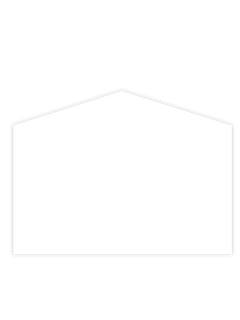
#> input picture assets/processed/summary/back-short.png, 240 x 320 px, given in place of intro-0.png, which was not available
$ python generate_summary_assets.py
#> lines starting #> are read from the running program, lines starting #| are printed output that depends on the picture; pictures that were not available may be replaced by others from this repository, and a replacement may not be noted
### tools/image_lzss.py
"""Lossless 4KiB-window image byte stream; no runtime allocation or library dependency.

Groups contain a flags byte followed by up to 8 tokens (low bit first).
0 = literal byte. 1 = LE16 match: 12 bits distance-1, 4 bits length-3.
Length 18 has an extra byte (0..255), allowing a 273-byte match.
"""
from collections import defaultdict, deque

# Set only by generate_asset_pack.py, which regenerates all descriptors together.
archive = None
archive_entries = []


def image_bytes(image):
    """Crop without changing RGB565 or 8-bit coverage at any visible pixel."""
    import numpy as np
    image = image.convert('RGBA')
#> image is the input picture: PIL image 240x320 RGBA; mean R, G, B, A 107.3, 107.3, 107.3, 106.3
    box = image.getbbox()
#> box = (9, 87, 236, 259)
    if box is None:
        raise ValueError('Empty asset')
    rgba = np.asarray(image.crop(box), dtype=np.uint16)
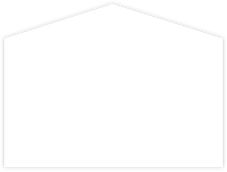
#> rgba: shape (172, 227, 4) uint16; mean R, G, B, A 211.1, 211.1, 211.1, 209.2; transparent parts drawn white
    rgb = ((rgba[:, :, 0] >> 3) << 11) | ((rgba[:, :, 1] >> 2) << 5) | (rgba[:, :, 2] >> 3)
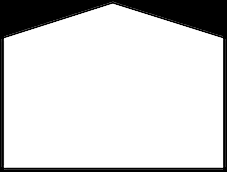
#> rgb: shape (172, 227) uint16; min 0, max 65535, mean 54253.6; drawn with min black and max white
    rgb[rgba[:, :, 3] == 0] = 0
    raw = np.stack((rgb & 255, rgb >> 8, rgba[:, :, 3]), axis=2).astype('uint8').tobytes()
    return box, raw


def image_cpp(name, image, numbers):
    box, raw = image_bytes(image)
#> box = (9, 87, 236, 259)
    packed = compress(raw)
    assert decompress(packed, len(raw)) == raw
    x, y, right, bottom = box
    if archive is not None:
        offset = len(archive)
        archive.extend(packed)
        archive_entries.append(dict(name=name, offset=offset, size=len(packed), box=box))
        return f'const CompressedImage {name} = {{nullptr, {len(packed)}, {x}, {y}, {right-x}, {bottom-y}, {offset}}};\n', len(packed)
    cpp = f'const uint8_t {name}Data[] = {{\n{numbers(packed)}\n}};\n'
    cpp += f'const CompressedImage {name} = {{{name}Data, sizeof({name}Data), {x}, {y}, {right-x}, {bottom-y}}};\n'
    return cpp, len(packed)


def compress(data):
    positions = defaultdict(lambda: deque(maxlen=32))
    output = bytearray()
    at = 0
    while at < len(data):
        flag_at = len(output)
        output.append(0)
        for bit in range(8):
            if at == len(data):
                break
            key = data[at:at+3]
            length, distance = 0, 0
            if len(key) == 3:
                for prior in reversed(positions[key]):
                    if at-prior > 4096:
                        break
                    n = 3
                    while n < min(273, len(data)-at) and data[prior+n] == data[at+n]:
                        n += 1
                    if n > length:
                        length, distance = n, at-prior
                    if n == 273:
                        break
            used = length if length >= 3 else 1
            if length >= 3:
                output[flag_at] |= 1 << bit
                token = distance-1 | (min(length,18)-3) << 12
                output.extend((token & 255, token >> 8))
                if length >= 18:
                    output.append(length-18)
            else:
                output.append(data[at])
            for p in range(at, at+used):
                if p+3 <= len(data):
                    positions[data[p:p+3]].append(p)
            at += used
    return bytes(output)


def decompress(data, size):
#> called with size = 117132
    out, at = bytearray(), 0
    while len(out) < size:
        flags = data[at]
        at += 1
        for bit in range(8):
            if len(out) == size:
                break
            if flags & (1 << bit):
                token = data[at] | data[at+1] << 8
                at += 2
                distance, count = (token & 4095)+1, (token >> 12)+3
                if count == 18:
                    count += data[at]
                    at += 1
                if distance > len(out) or count > size-len(out):
                    raise ValueError('Invalid match')
                for _ in range(count):
                    out.append(out[-distance])
            else:
                out.append(data[at])
                at += 1
#> in image_cpp, `x, y, right, bottom = box`: x = 9; y = 87; right = 236; bottom = 259
    if at != len(data):
        raise ValueError('Trailing data')
    return bytes(out)

### tools/generate_assets.py
"""RGB565 backgrounds and small antialiased font subsets for the initial home UI."""
import math
from pathlib import Path
from PIL import Image, ImageDraw, ImageFont
import numpy as np
from image_lzss import image_cpp

ROOT = Path(__file__).resolve().parents[1]
OUT = ROOT / "firmware" / "RoutineDevice" / "src" / "generated"
FONT = ROOT / "assets" / "fonts" / "NotoSansKR-VF.ttf"


def numbers(values, columns=20):
    values = list(values)
    return "\n".join("  " + ",".join(str(int(x)) for x in values[i:i+columns]) + ","
                     for i in range(0, len(values), columns))


# [44 lines left out: functions font_set, main, not called in this run]


# [2 lines that do not run on import are left out]

### tools/generate_summary_assets.py
"""Small summary UI sprites live in firmware; the large FAT pack stays unchanged.

This module adds no runtime allocation. Run prepare_summary_assets.cjs first.
"""
from PIL import Image
from generate_assets import ROOT, OUT, numbers, font_set
from image_lzss import image_cpp

def main():
    cpp = '#include "SummaryAssets.h"\nnamespace assets {\n'
    header = '#pragma once\n#include "Assets.h"\nnamespace assets {\n'
    total = 0
    for kind in ('intro', 'end'):
        names = []
        for i in range(10):
            name = f'summary{kind.title()}{i}'
            code, size = image_cpp(name, Image.open(ROOT/f'assets/processed/summary/{kind}-{i}.png'), numbers)
#> size = 4074
            cpp += code; total += size; names.append('&'+name)
#> after `total += size`: total = 4074
        header += f'extern const CompressedImage* summary{kind.title()}[10];\n'
        cpp += f'const CompressedImage* summary{kind.title()}[10] = {{{",".join(names)}}};\n'
    for key, name in [('closed','summaryClosed'),('back-short','summaryBackShort'),('back','summaryBack'),('front','summaryFront'),('arrows','summaryArrows'),('unfinished','summaryUnfinished')]+[(f'check-{i}',f'summaryCheck{i}') for i in range(3)]:
        code, size = image_cpp(name, Image.open(ROOT/f'assets/processed/summary/{key}.png'), numbers)
        cpp += code; total += size
        header += f'extern const CompressedImage {name};\n'
    cpp += font_set('summaryLabelFont','오늘 하루를 요약해줄게~오늘 하루도 수고했어~내일 봐~나가기',20,500)
    cpp += font_set('summaryTimeFont','0123456789:',24,500)
    header += 'extern const Font summaryLabelFont, summaryTimeFont;\n'
    (OUT/'SummaryAssets.h').write_text(header+'}\n',encoding='utf-8')
    (OUT/'SummaryAssets.cpp').write_text(cpp+'}\n',encoding='utf-8')
    print(f'Summary inline compressed sprites: {total:,} bytes; FAT asset pack unchanged')

if __name__ == '__main__':
#> (the run stopped early here; a loop or call above may not have finished)

$ run again, on assets/processed/summary/end-3.png
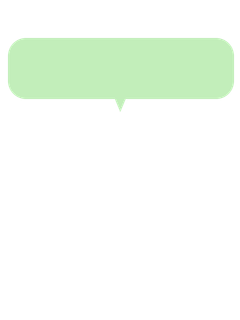
#> input picture assets/processed/summary/end-3.png, 240 x 320 px, given in place of intro-0.png, which was not available
#> in image_bytes, image is the input picture: PIL image 240x320 RGBA; mean R, G, B, A 37.4, 45.6, 35.9, 45.1
#> in image_bytes, `box = image.getbbox()`: box = (5, 35, 237, 114)
#> in image_bytes, `rgba = np.asarray(image.crop(box), dtype=np.uint16)`:
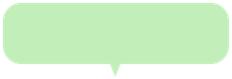
#> rgba: shape (79, 232, 4) uint16; mean R, G, B, A 156.5, 190.9, 150.5, 188.9; transparent parts drawn white
#> in image_bytes, `rgb = ((rgba[:, :, 0] >> 3) << 11) | ((rgba[:, :, 1] >> 2) << 5) | (rg..`:
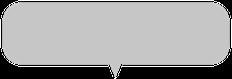
#> rgb: shape (79, 232) uint16; min 0, max 65535, mean 41116.4; drawn with min black and max white
#> x = 5; y = 35; right = 237; bottom = 114
#> size = 2154
